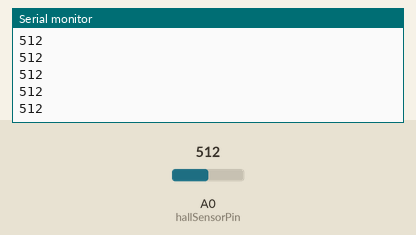
The sketch below on a simulated Arduino Uno, built with avr-gcc and run on an emulated ATmega328P. Shown: the last lines printed to the serial monitor. The test bench sets the inputs (shaded band); at power-on: A0 (hallSensorPin) = 512.

Above: at 1.2 s.
1.3 s: A0 (hallSensorPin) set to 710
At 1.57 s:
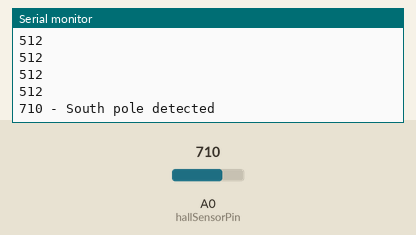
3.3 s: A0 (hallSensorPin) set to 290
At 3.59 s:
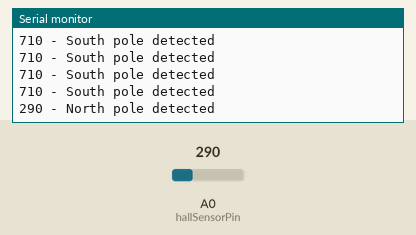

The sketch:

49E.ino
```cpp
/*
  The code reads values from a Hall sensor connected to pin A0 on an Arduino Uno board.
  It continuously reads the analog signal generated by the sensor and prints the raw
  data to the serial monitor, then determines the polarity of the magnetic field
  (whether it is south pole or north pole).

  Board: Arduino Uno R4 (or R3)
  Component: Hall Sensor Module
*/

const int hallSensorPin = A0;  // Pin A0 connected to the Hall sensor output

void setup() {
  Serial.begin(9600);             // Initialize serial communication at 9600 bps
  pinMode(hallSensorPin, INPUT);  // Set hall sensor pin as input
}

void loop() {
  int sensorValue = analogRead(hallSensorPin);  // Read analog value from Hall sensor
  Serial.print(sensorValue);                    // Output raw sensor value to Serial Monitor
  delay(200);                                   // Delay for 500 milliseconds

  // Determine magnetic pole based on sensor value
  if (sensorValue >= 700) {
    Serial.print(" - South pole detected");  // South pole detected if value >= 700
  } else if (sensorValue <= 300) {
    Serial.print(" - North pole detected");  // North pole detected if value <= 300
  }

  Serial.println();  // New line for next output
}
```

Measured:
- after the input at 1.3 s, the serial monitor: prints a new line after 0.10 s (image 1)
- after the input at 3.3 s, the serial monitor: prints a new line after 0.13 s (image 2)
